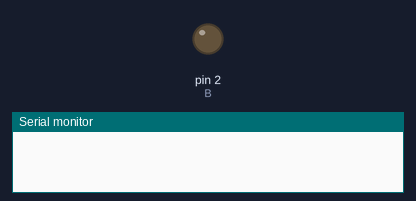
Bench run of a sketch on a simulated Arduino Uno, built with avr-gcc and run on an emulated ATmega328P. Shown: output pins drawn as LEDs (lit = HIGH), the last lines printed to the serial monitor.

Above: at 0.1 s.
At 4.1 s:
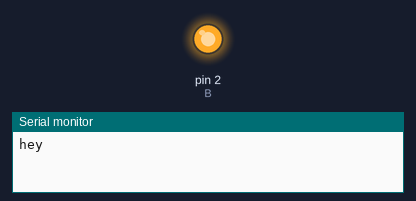
Timing chart, 0 to 5.6 s (numbered marks = the images above):
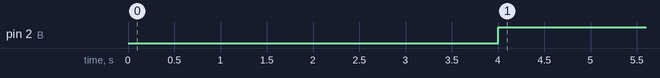

The sketch:

motorTest.ino
```cpp
//#include <Keypad.h>
//#include <NewPing.h>

const byte ROWS = 4;
const byte COLS = 3;

char hexaKeys[ROWS][COLS] = {
  {'1', '2', '3'},
  {'4', '5', '6'},
  {'7', '8', '9'},
  {'*', '0', '#'}
};

byte rowPins[ROWS] = {9, 8, 7, 6};
byte colPins[COLS] = {5, 4, 3};

//Keypad customKeypad = Keypad(makeKeymap(hexaKeys), rowPins, colPins, ROWS, COLS);

int enable1 = 11;
int enable2 = 10;
int A = 1;
int B = 2;
int leftPin = A0;

int echoPin = 13;
int trigPin = 12;
const int MAX_DISTANCE = 350;

//NewPing sonar(trigPin, echoPin, MAX_DISTANCE);

float duration, distance;

void setup() {
  Serial.begin(9600);
  pinMode(A, OUTPUT);
  pinMode(B, OUTPUT);
  pinMode(echoPin, INPUT);
  pinMode(trigPin, OUTPUT);
  digitalWrite(A, LOW);
  digitalWrite(B, LOW);
}

void loop() {
  delay(4000);
  digitalWrite(A, LOW);
  digitalWrite(B, HIGH);
  Serial.print("hey");
//  rbt_forward();
//  delay(3000);
//  Serial.print("middle");
//  rbt_stop();
//  delay(3000);
//  Serial.print("end");
  // char customKey1 = customKeypad.getKey();

  // Testing US
//  digitalWrite(trigPin, LOW);
//  delayMicroseconds(2);
//  digitalWrite(trigPin, HIGH);
//  delayMicroseconds(5);
//  digitalWrite(trigPin, LOW);
//  duration = pulseIn(echoPin, HIGH);
//  Serial.println("duration");
//  Serial.println(duration);
//  distance = microsecondsToInches(duration);
//  Serial.println("distance");
//  Serial.println(distance);
//  delay(1000);
//  if (distance > 5) {
//    rbt_stop();
//    rbt_left();
//    Serial.println("turn left");
//  }

//  if (customKey1 == '9') {
//    digitalWrite(A, LOW);
//    digitalWrite(B, HIGH);
//
//    int lSensor = analogRead(A0);
//
//    if (lSensor < 200) {
//      analogWrite (enable1, 255); // left
//      analogWrite (enable2, 240);
//    }
//    else {
//      delay(50);
//
//      duration = sonar.ping();
//      distance = (duration / 2) * .0343;
//
//      if (distance < 10) {
//        analogWrite (enable1, 0);
//        analogWrite (enable2, 240);
//      }
//    }
//  }
}

double microsecondsToInches(double microseconds) {
  return microseconds / 74 / 2;
}

void rbt_stop() {
  digitalWrite(A, LOW);
  digitalWrite(B, LOW);
}

void rbt_forward() {
  digitalWrite(A, LOW);
  digitalWrite(B, HIGH);
}

void rbt_left(int left, int right) {
  analogWrite(enable1, left); // left
  analogWrite(enable2, right);
}
```

Measured:
- by itself, pin 2 (B): LOW → HIGH at 4.0 s
